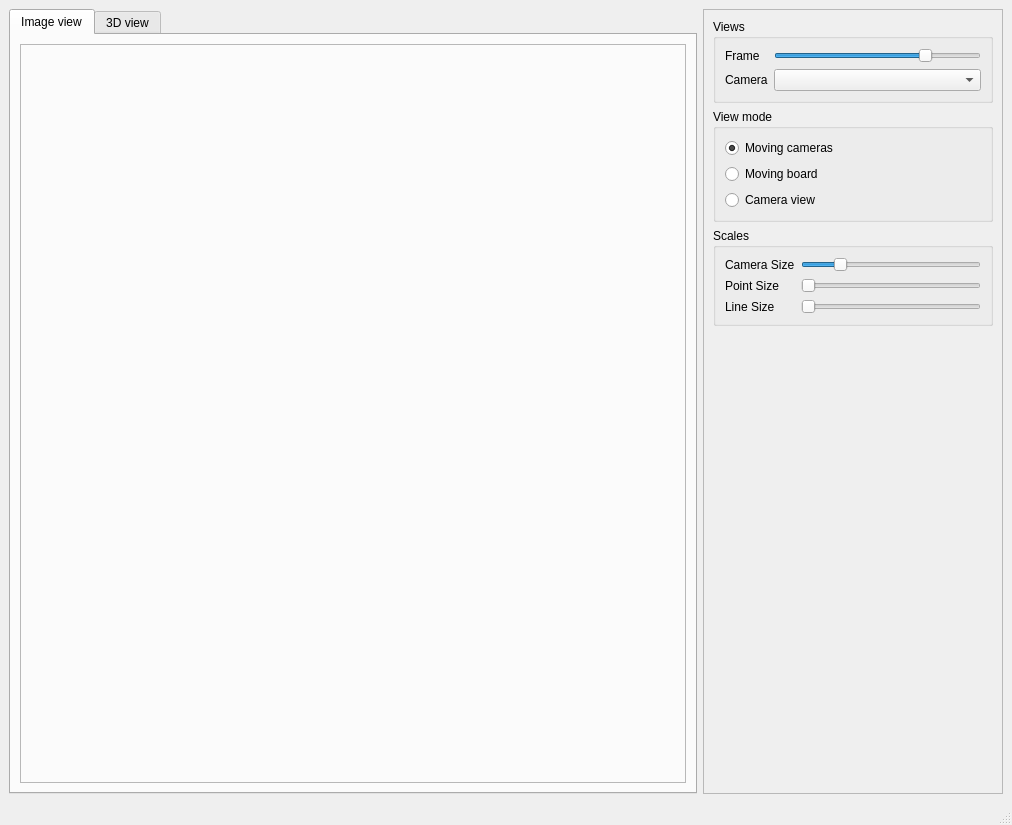
<?xml version="1.0" encoding="UTF-8"?>
<ui version="4.0">
 <class>MainWindow</class>
 <widget class="QMainWindow" name="MainWindow">
  <property name="geometry">
   <rect>
    <x>0</x>
    <y>0</y>
    <width>1012</width>
    <height>825</height>
   </rect>
  </property>
  <property name="windowTitle">
   <string>MainWindow</string>
  </property>
  <widget class="QWidget" name="centralwidget">
   <layout class="QHBoxLayout" name="horizontalLayout">
    <item>
     <widget class="QTabWidget" name="tabWidget">
      <property name="currentIndex">
       <number>0</number>
      </property>
      <widget class="QWidget" name="tab">
       <attribute name="title">
        <string>Image view</string>
       </attribute>
       <layout class="QHBoxLayout" name="horizontalLayout_2">
        <item>
         <widget class="QFrame" name="image_frame">
          <property name="sizePolicy">
           <sizepolicy hsizetype="Expanding" vsizetype="Preferred">
            <horstretch>0</horstretch>
            <verstretch>0</verstretch>
           </sizepolicy>
          </property>
          <property name="frameShape">
           <enum>QFrame::StyledPanel</enum>
          </property>
          <property name="frameShadow">
           <enum>QFrame::Raised</enum>
          </property>
         </widget>
        </item>
       </layout>
      </widget>
      <widget class="QWidget" name="tab_2">
       <attribute name="title">
        <string>3D view</string>
       </attribute>
       <layout class="QHBoxLayout" name="horizontalLayout_3">
        <item>
         <widget class="QFrame" name="view_frame">
          <property name="sizePolicy">
           <sizepolicy hsizetype="Expanding" vsizetype="Preferred">
            <horstretch>0</horstretch>
            <verstretch>0</verstretch>
           </sizepolicy>
          </property>
          <property name="frameShape">
           <enum>QFrame::StyledPanel</enum>
          </property>
          <property name="frameShadow">
           <enum>QFrame::Raised</enum>
          </property>
         </widget>
        </item>
       </layout>
      </widget>
     </widget>
    </item>
    <item>
     <widget class="QFrame" name="frame_2">
      <property name="sizePolicy">
       <sizepolicy hsizetype="Preferred" vsizetype="Preferred">
        <horstretch>0</horstretch>
        <verstretch>0</verstretch>
       </sizepolicy>
      </property>
      <property name="maximumSize">
       <size>
        <width>300</width>
        <height>16777215</height>
       </size>
      </property>
      <property name="frameShape">
       <enum>QFrame::StyledPanel</enum>
      </property>
      <property name="frameShadow">
       <enum>QFrame::Raised</enum>
      </property>
      <layout class="QVBoxLayout" name="verticalLayout_2">
       <item>
        <widget class="QGroupBox" name="groupBox_2">
         <property name="minimumSize">
          <size>
           <width>150</width>
           <height>0</height>
          </size>
         </property>
         <property name="title">
          <string>Views</string>
         </property>
         <layout class="QGridLayout" name="gridLayout_2">
          <item row="0" column="0">
           <widget class="QLabel" name="label_7">
            <property name="text">
             <string>Frame</string>
            </property>
           </widget>
          </item>
          <item row="0" column="1">
           <widget class="QSlider" name="frame_slider">
            <property name="minimum">
             <number>0</number>
            </property>
            <property name="maximum">
             <number>40</number>
            </property>
            <property name="singleStep">
             <number>1</number>
            </property>
            <property name="pageStep">
             <number>20</number>
            </property>
            <property name="value">
             <number>30</number>
            </property>
            <property name="orientation">
             <enum>Qt::Horizontal</enum>
            </property>
            <property name="invertedAppearance">
             <bool>false</bool>
            </property>
            <property name="invertedControls">
             <bool>false</bool>
            </property>
           </widget>
          </item>
          <item row="1" column="0">
           <widget class="QLabel" name="label_3">
            <property name="text">
             <string>Camera</string>
            </property>
           </widget>
          </item>
          <item row="1" column="1">
           <widget class="QComboBox" name="camera_combo"/>
          </item>
         </layout>
        </widget>
       </item>
       <item>
        <widget class="QGroupBox" name="groupBox_4">
         <property name="minimumSize">
          <size>
           <width>150</width>
           <height>0</height>
          </size>
         </property>
         <property name="title">
          <string>View mode</string>
         </property>
         <layout class="QVBoxLayout" name="verticalLayout">
          <item>
           <widget class="QRadioButton" name="moving_cameras">
            <property name="text">
             <string>Moving cameras</string>
            </property>
            <property name="checked">
             <bool>true</bool>
            </property>
            <attribute name="buttonGroup">
             <string notr="true">view_mode</string>
            </attribute>
           </widget>
          </item>
          <item>
           <widget class="QRadioButton" name="moving_board">
            <property name="text">
             <string>Moving board</string>
            </property>
            <attribute name="buttonGroup">
             <string notr="true">view_mode</string>
            </attribute>
           </widget>
          </item>
          <item>
           <widget class="QRadioButton" name="camera_view">
            <property name="text">
             <string>Camera view</string>
            </property>
            <attribute name="buttonGroup">
             <string notr="true">view_mode</string>
            </attribute>
           </widget>
          </item>
         </layout>
        </widget>
       </item>
       <item>
        <widget class="QGroupBox" name="groupBox_3">
         <property name="title">
          <string>Scales</string>
         </property>
         <layout class="QGridLayout" name="gridLayout">
          <item row="0" column="0">
           <widget class="QLabel" name="label_4">
            <property name="text">
             <string>Camera Size</string>
            </property>
           </widget>
          </item>
          <item row="2" column="0">
           <widget class="QLabel" name="label_5">
            <property name="text">
             <string>Line Size</string>
            </property>
           </widget>
          </item>
          <item row="1" column="0">
           <widget class="QLabel" name="label">
            <property name="text">
             <string>Point Size</string>
            </property>
           </widget>
          </item>
          <item row="2" column="1">
           <widget class="QSlider" name="line_size_slider">
            <property name="minimum">
             <number>1</number>
            </property>
            <property name="maximum">
             <number>8</number>
            </property>
            <property name="orientation">
             <enum>Qt::Horizontal</enum>
            </property>
           </widget>
          </item>
          <item row="1" column="1">
           <widget class="QSlider" name="point_size_slider">
            <property name="minimum">
             <number>1</number>
            </property>
            <property name="maximum">
             <number>8</number>
            </property>
            <property name="singleStep">
             <number>1</number>
            </property>
            <property name="orientation">
             <enum>Qt::Horizontal</enum>
            </property>
           </widget>
          </item>
          <item row="0" column="1">
           <widget class="QSlider" name="camera_size_slider">
            <property name="minimum">
             <number>1</number>
            </property>
            <property name="maximum">
             <number>100</number>
            </property>
            <property name="singleStep">
             <number>1</number>
            </property>
            <property name="pageStep">
             <number>20</number>
            </property>
            <property name="value">
             <number>20</number>
            </property>
            <property name="orientation">
             <enum>Qt::Horizontal</enum>
            </property>
            <property name="invertedAppearance">
             <bool>false</bool>
            </property>
            <property name="invertedControls">
             <bool>false</bool>
            </property>
           </widget>
          </item>
         </layout>
        </widget>
       </item>
       <item>
        <spacer name="verticalSpacer">
         <property name="orientation">
          <enum>Qt::Vertical</enum>
         </property>
         <property name="sizeHint" stdset="0">
          <size>
           <width>20</width>
           <height>461</height>
          </size>
         </property>
        </spacer>
       </item>
      </layout>
     </widget>
    </item>
   </layout>
  </widget>
  <widget class="QMenuBar" name="menubar">
   <property name="geometry">
    <rect>
     <x>0</x>
     <y>0</y>
     <width>1012</width>
     <height>20</height>
    </rect>
   </property>
  </widget>
  <widget class="QStatusBar" name="statusbar"/>
 </widget>
 <resources/>
 <connections/>
 <buttongroups>
  <buttongroup name="view_mode"/>
 </buttongroups>
</ui>
